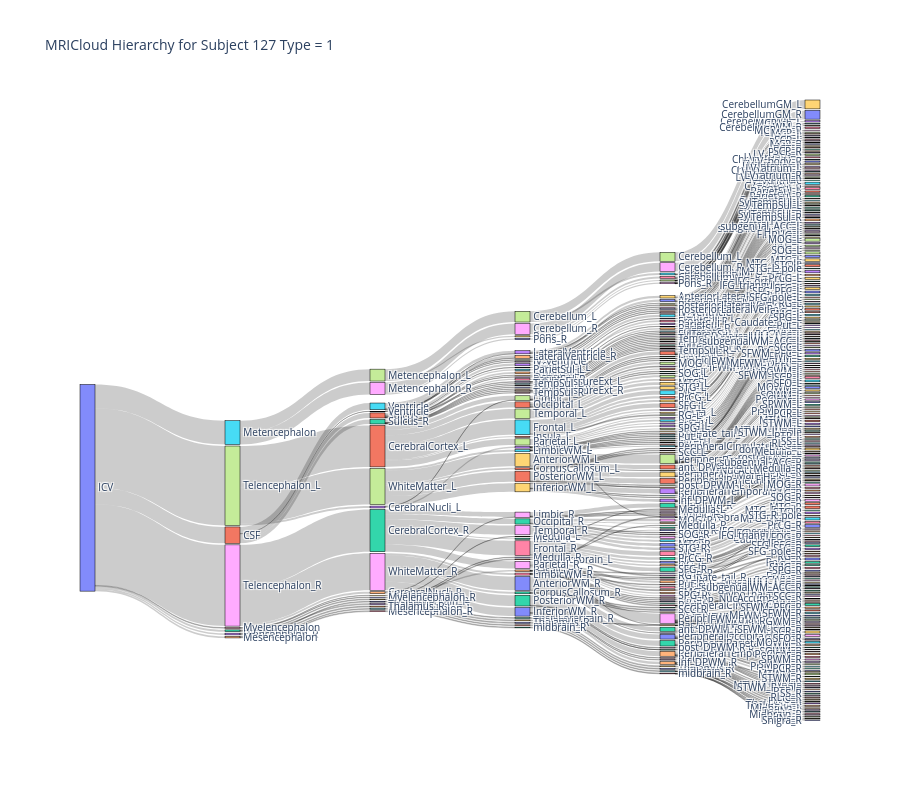

The notebook cell saved with this chart:
### Code cell
#PROBLEM 2 
# all ##sections directly from lecture
## load in the hierarchy information
url = "https://raw.githubusercontent.com/bcaffo/MRIcloudT1volumetrics/master/inst/extdata/multilevel_lookup_table.txt"
multilevel_lookup = pd.read_csv(url, sep = "\t").drop(['Level5'], axis = 1)
multilevel_lookup = multilevel_lookup.rename(columns = {
    "modify"   : "roi",
    "modify.1" : "level4",
    "modify.2" : "level3",
    "modify.3" : "level2",
    "modify.4" : "level1"})
multilevel_lookup = multilevel_lookup[['roi', 'level4', 'level3', 'level2', 'level1']]
multilevel_lookup.head()

## load in the subject data
subjectData = pd.read_csv("https://raw.githubusercontent.com/smart-stats/ds4bio_book/main/book/assetts/kirby21AllLevels.csv")
id = 127
subjectData = subjectData.loc[(subjectData.type == 1) & 
    (subjectData.level == 5) & 
    (subjectData.id == id)]
subjectData = subjectData[['roi', 'volume']]

## Merge the subject data with the multilevel data
subjectData = pd.merge(subjectData, multilevel_lookup, on = "roi")
subjectData = subjectData.assign(icv = "ICV")
subjectData = subjectData.assign(comp = subjectData.volume / np.sum(subjectData.volume))
subjectData.head()

#make the sankey plot
#make links
levels = ["icv", "level1", "level2", "level3", "level4", "roi"]
links=[]
for i in range(len(levels)-1):
    temp = (subjectData.groupby([levels[i], levels[i+1]])["volume"].sum().reset_index())
    #need unique names for nodes
    temp["source"] = levels[i] + "::" + temp[levels[i]].astype(str)
    temp["target"] = levels[i + 1] + "::" + temp[levels[i + 1]].astype(str)
    temp=temp[["source","target", "volume"]]
    temp.columns = ["source","target","value"]
    links.append(temp)
    
links = pd.concat(links,ignore_index=True)

#make the nodes
nodes=pd.unique(pd.concat([links["source"], links["target"]], ignore_index=True))
#create indicies for nodes for sankey
node_index = {node: i for i, node in enumerate(nodes)}
#clean up label for display
labels = [node.split("::",1)[1]
               for node in nodes]
source = links["source"].map(node_index)
target = links["target"].map(node_index)

#check that total volume is consistent at every level
for level in levels:
    total = subjectData.groupby(level)["volume"].sum().sum()
    print(level, total)

#make plot
fig = go.Figure(data=[go.Sankey(
            arrangement="snap",node=dict(
                pad=15,
                thickness=15,
                line=dict(color="black",width=0.5),
                label=labels),
            link=dict(source=source,target=target,value=links["value"]))])
fig.update_layout(title_text="MRICloud Hierarchy for Subject 127 Type = 1",height = 800, font_size = 10)
fig.show()

#make webpage
fig.write_html("SankeyPlot.html")

### Figure 1 — Plotly figure (JSON) as saved in the notebook; plotly's stock layout.template omitted (floating-point values rounded to 4 significant figures; data arrays with more than 128 entries replaced by an {"elided": "..."} marker saying what was removed)
{"data": [{"arrangement": "snap", "link": {"source": {"elided": "500 int values"}, "target": {"elided": "500 int values"}, "value": {"elided": "500 int values"}}, "node": {"label": {"elided": "493 str values"}, "line": {"color": "black", "width": 0.5}, "pad": 15, "thickness": 15}, "type": "sankey"}], "layout": {"font": {"size": 10}, "height": 800, "title": {"text": "MRICloud Hierarchy for Subject 127 Type = 1"}}}
